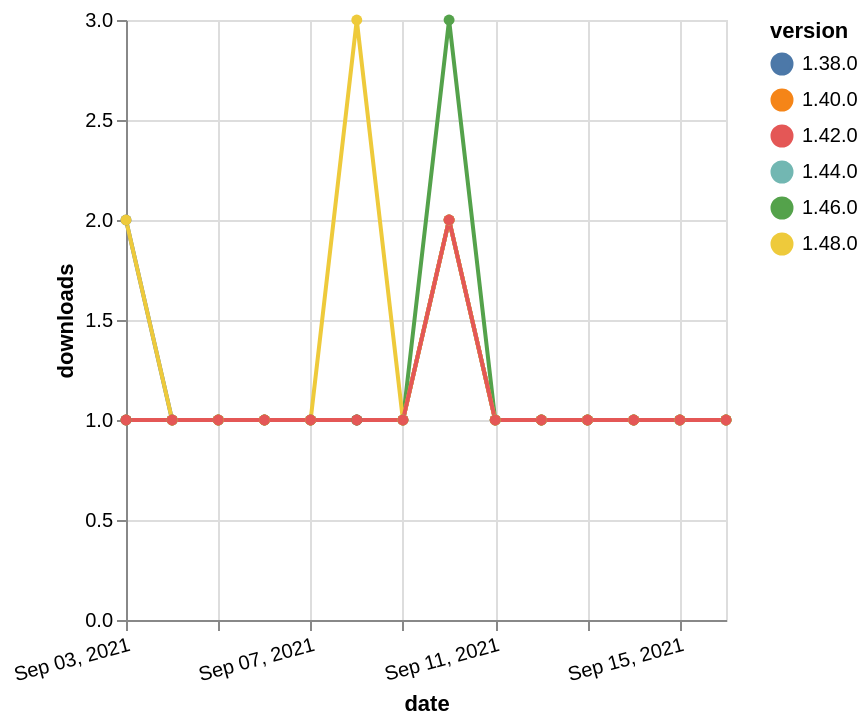

Source (Vega-Lite JSON):
### Vega-Lite specification from a JSON file in a GitHub repository (floating-point values rounded to 4 significant figures)
{"$schema": "https://vega.github.io/schema/vega-lite/v5.json", "description": "A simple bar chart with embedded data.", "data": {"values": [{"date": "2021-09-03", "total": 163, "delta": 1, "version": "1.44.0"}, {"date": "2021-09-04", "total": 164, "delta": 1, "version": "1.44.0"}, {"date": "2021-09-05", "total": 165, "delta": 1, "version": "1.44.0"}, {"date": "2021-09-06", "total": 166, "delta": 1, "version": "1.44.0"}, {"date": "2021-09-07", "total": 167, "delta": 1, "version": "1.44.0"}, {"date": "2021-09-08", "total": 168, "delta": 1, "version": "1.44.0"}, {"date": "2021-09-09", "total": 169, "delta": 1, "version": "1.44.0"}, {"date": "2021-09-10", "total": 171, "delta": 2, "version": "1.44.0"}, {"date": "2021-09-11", "total": 172, "delta": 1, "version": "1.44.0"}, {"date": "2021-09-12", "total": 173, "delta": 1, "version": "1.44.0"}, {"date": "2021-09-13", "total": 174, "delta": 1, "version": "1.44.0"}, {"date": "2021-09-14", "total": 175, "delta": 1, "version": "1.44.0"}, {"date": "2021-09-15", "total": 176, "delta": 1, "version": "1.44.0"}, {"date": "2021-09-16", "total": 177, "delta": 1, "version": "1.44.0"}, {"date": "2021-09-03", "total": 240, "delta": 2, "version": "1.38.0"}, {"date": "2021-09-04", "total": 241, "delta": 1, "version": "1.38.0"}, {"date": "2021-09-05", "total": 242, "delta": 1, "version": "1.38.0"}, {"date": "2021-09-06", "total": 243, "delta": 1, "version": "1.38.0"}, {"date": "2021-09-07", "total": 244, "delta": 1, "version": "1.38.0"}, {"date": "2021-09-08", "total": 245, "delta": 1, "version": "1.38.0"}, {"date": "2021-09-09", "total": 246, "delta": 1, "version": "1.38.0"}, {"date": "2021-09-10", "total": 248, "delta": 2, "version": "1.38.0"}, {"date": "2021-09-11", "total": 249, "delta": 1, "version": "1.38.0"}, {"date": "2021-09-12", "total": 250, "delta": 1, "version": "1.38.0"}, {"date": "2021-09-13", "total": 251, "delta": 1, "version": "1.38.0"}, {"date": "2021-09-14", "total": 252, "delta": 1, "version": "1.38.0"}, {"date": "2021-09-15", "total": 253, "delta": 1, "version": "1.38.0"}, {"date": "2021-09-16", "total": 254, "delta": 1, "version": "1.38.0"}, {"date": "2021-09-03", "total": 195, "delta": 1, "version": "1.40.0"}, {"date": "2021-09-04", "total": 196, "delta": 1, "version": "1.40.0"}, {"date": "2021-09-05", "total": 197, "delta": 1, "version": "1.40.0"}, {"date": "2021-09-06", "total": 198, "delta": 1, "version": "1.40.0"}, {"date": "2021-09-07", "total": 199, "delta": 1, "version": "1.40.0"}, {"date": "2021-09-08", "total": 200, "delta": 1, "version": "1.40.0"}, {"date": "2021-09-09", "total": 201, "delta": 1, "version": "1.40.0"}, {"date": "2021-09-10", "total": 203, "delta": 2, "version": "1.40.0"}, {"date": "2021-09-11", "total": 204, "delta": 1, "version": "1.40.0"}, {"date": "2021-09-12", "total": 205, "delta": 1, "version": "1.40.0"}, {"date": "2021-09-13", "total": 206, "delta": 1, "version": "1.40.0"}, {"date": "2021-09-14", "total": 207, "delta": 1, "version": "1.40.0"}, {"date": "2021-09-15", "total": 208, "delta": 1, "version": "1.40.0"}, {"date": "2021-09-16", "total": 209, "delta": 1, "version": "1.40.0"}, {"date": "2021-09-03", "total": 193, "delta": 1, "version": "1.46.0"}, {"date": "2021-09-04", "total": 194, "delta": 1, "version": "1.46.0"}, {"date": "2021-09-05", "total": 195, "delta": 1, "version": "1.46.0"}, {"date": "2021-09-06", "total": 196, "delta": 1, "version": "1.46.0"}, {"date": "2021-09-07", "total": 197, "delta": 1, "version": "1.46.0"}, {"date": "2021-09-08", "total": 198, "delta": 1, "version": "1.46.0"}, {"date": "2021-09-09", "total": 199, "delta": 1, "version": "1.46.0"}, {"date": "2021-09-10", "total": 202, "delta": 3, "version": "1.46.0"}, {"date": "2021-09-11", "total": 203, "delta": 1, "version": "1.46.0"}, {"date": "2021-09-12", "total": 204, "delta": 1, "version": "1.46.0"}, {"date": "2021-09-13", "total": 205, "delta": 1, "version": "1.46.0"}, {"date": "2021-09-14", "total": 206, "delta": 1, "version": "1.46.0"}, {"date": "2021-09-15", "total": 207, "delta": 1, "version": "1.46.0"}, {"date": "2021-09-16", "total": 208, "delta": 1, "version": "1.46.0"}, {"date": "2021-09-03", "total": 122, "delta": 2, "version": "1.48.0"}, {"date": "2021-09-04", "total": 123, "delta": 1, "version": "1.48.0"}, {"date": "2021-09-05", "total": 124, "delta": 1, "version": "1.48.0"}, {"date": "2021-09-06", "total": 125, "delta": 1, "version": "1.48.0"}, {"date": "2021-09-07", "total": 126, "delta": 1, "version": "1.48.0"}, {"date": "2021-09-08", "total": 129, "delta": 3, "version": "1.48.0"}, {"date": "2021-09-09", "total": 130, "delta": 1, "version": "1.48.0"}, {"date": "2021-09-10", "total": 132, "delta": 2, "version": "1.48.0"}, {"date": "2021-09-11", "total": 133, "delta": 1, "version": "1.48.0"}, {"date": "2021-09-12", "total": 134, "delta": 1, "version": "1.48.0"}, {"date": "2021-09-13", "total": 135, "delta": 1, "version": "1.48.0"}, {"date": "2021-09-14", "total": 136, "delta": 1, "version": "1.48.0"}, {"date": "2021-09-15", "total": 137, "delta": 1, "version": "1.48.0"}, {"date": "2021-09-16", "total": 138, "delta": 1, "version": "1.48.0"}, {"date": "2021-09-03", "total": 175, "delta": 1, "version": "1.42.0"}, {"date": "2021-09-04", "total": 176, "delta": 1, "version": "1.42.0"}, {"date": "2021-09-05", "total": 177, "delta": 1, "version": "1.42.0"}, {"date": "2021-09-06", "total": 178, "delta": 1, "version": "1.42.0"}, {"date": "2021-09-07", "total": 179, "delta": 1, "version": "1.42.0"}, {"date": "2021-09-08", "total": 180, "delta": 1, "version": "1.42.0"}, {"date": "2021-09-09", "total": 181, "delta": 1, "version": "1.42.0"}, {"date": "2021-09-10", "total": 183, "delta": 2, "version": "1.42.0"}, {"date": "2021-09-11", "total": 184, "delta": 1, "version": "1.42.0"}, {"date": "2021-09-12", "total": 185, "delta": 1, "version": "1.42.0"}, {"date": "2021-09-13", "total": 186, "delta": 1, "version": "1.42.0"}, {"date": "2021-09-14", "total": 187, "delta": 1, "version": "1.42.0"}, {"date": "2021-09-15", "total": 188, "delta": 1, "version": "1.42.0"}, {"date": "2021-09-16", "total": 189, "delta": 1, "version": "1.42.0"}]}, "width": "container", "mark": {"type": "line", "point": {"filled": true}}, "encoding": {"x": {"field": "date", "type": "temporal", "timeUnit": "yearmonthdate", "title": "date", "axis": {"labelAngle": -15}}, "y": {"field": "delta", "type": "quantitative", "title": "downloads"}, "color": {"field": "version", "type": "nominal"}, "tooltip": {"field": "delta"}}}
